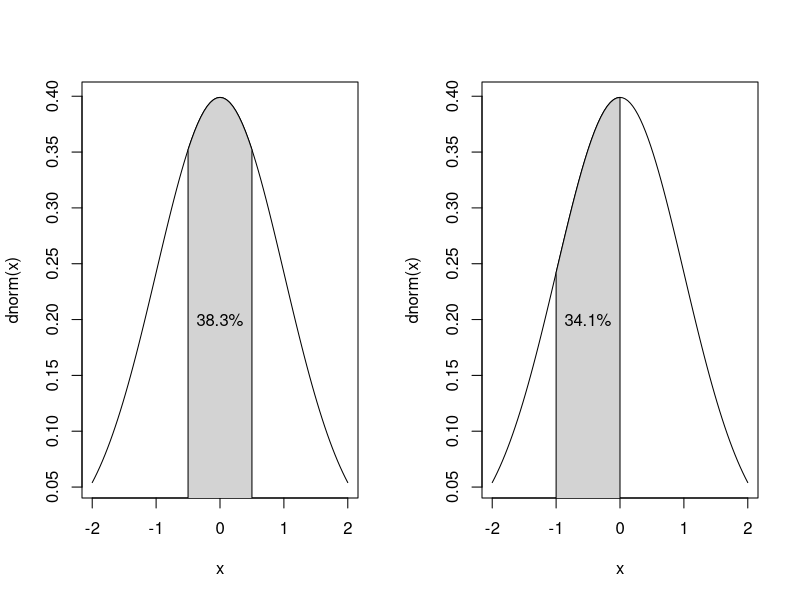

Source code (R):
par(mfrow= c(1,2))
curve(dnorm(x),from = -2,to =2 )
xx<-seq(-0.5,0.5,0.05)
yy<-dnorm(xx)
polygon(c(-0.5,xx,0.5),c(0,yy,0),col = "lightgrey")
percent <- round((pnorm(0.5)-pnorm(-0.5))*100,digits = 1)
text.percent <- paste(percent,"%",sep = "")
text(0,0.2,text.percent)

curve(dnorm(x),from = -2,to =2)
xx<-seq(-1,0,0.05)
yy<-dnorm(xx)
polygon(c(-1,xx,0),c(0,yy,0),col = "lightgrey")
percent <- round((pnorm(0)-pnorm(-1))*100,digits = 1)
text.percent <- paste(percent,"%",sep = "")
text(-.5,0.2,text.percent)